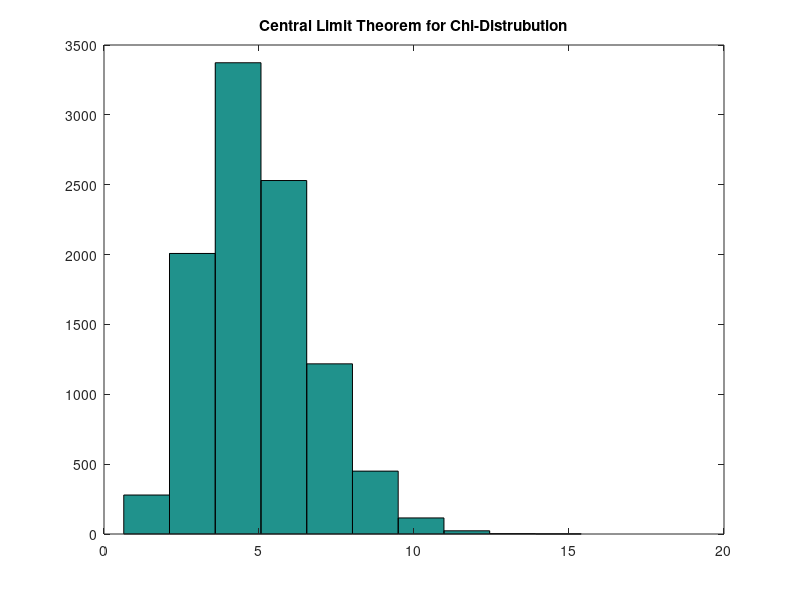

MATLAB code for this plot:
% Lab 2 q5

% Chi-Distrubuted numbers with k = {1, 5}
x1 = ncx2rnd(2,1,1,10000);
x2 = ncx2rnd(2,2,1,10000);
x3 = ncx2rnd(2,3,1,10000);
x4 = ncx2rnd(2,4,1,10000);
x5 = ncx2rnd(2,5,1,10000);

% Mean
x = (x1 + x2 + x3 + x4 + x5)/5;

%Plot
figure(1)
hist(x)
title('Central Limit Theorem for Chi-Distrubution');